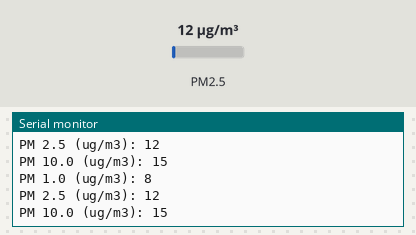
Bench run of a sketch on a simulated Arduino Uno, built with avr-gcc and run on an emulated ATmega328P. Parts: the last lines printed to the serial monitor. Inputs (shaded band) come from the test bench; at power-on: PM2.5 12 µg/m³.

Above: at 2.8 s.
2.9 s: PM2.5 set to 6 µg/m³
At 3.8 s:
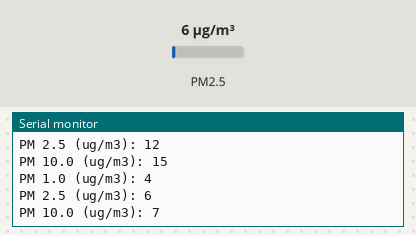
4.4 s: PM2.5 set to 75 µg/m³
At 5.5 s:
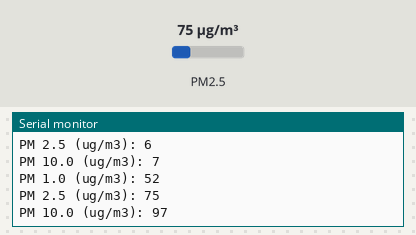
Timing chart, 0 to 7.4 s (numbered marks = the images above; inputs shaded):
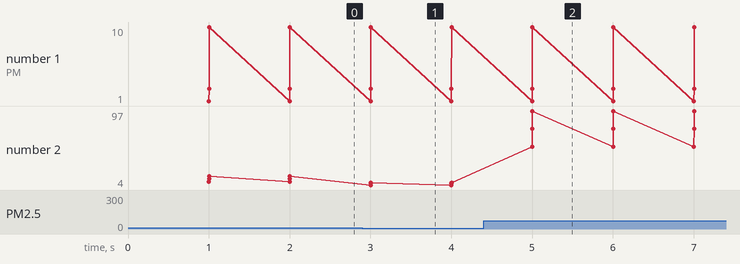

The sketch:

pms7003_basic.ino
```cpp
#include "PMS.h"
#include <SoftwareSerial.h>
SoftwareSerial mySerial(4, 12); // RX, TX

PMS pms(mySerial);
PMS::DATA data;

void setup()
{
  Serial.begin(115200);   // GPIO1, GPIO3 (TX/RX pin on ESP-12E Development Board)
  mySerial.begin(9600);  // GPIO2 (D4 pin on ESP-12E Development Board)
}

void loop()
{
  if (pms.read(data))
  {
    Serial.print("PM 1.0 (ug/m3): ");
    Serial.println(data.PM_AE_UG_1_0);

    Serial.print("PM 2.5 (ug/m3): ");
    Serial.println(data.PM_AE_UG_2_5);

    Serial.print("PM 10.0 (ug/m3): ");
    Serial.println(data.PM_AE_UG_10_0);

    Serial.println();
  }

  //Serial.println("no data");// Do other stuff...
}
```

Measured:
- after the input at 2.9 s, the serial monitor: prints a new line after 0.10 s (image 1)
- after the input at 4.4 s, the serial monitor: prints a new line after 0.60 s (image 2)
- plotted number 2: 15 → 7 after the input at 2.9 s, 7 → 97 after the input at 4.4 s
